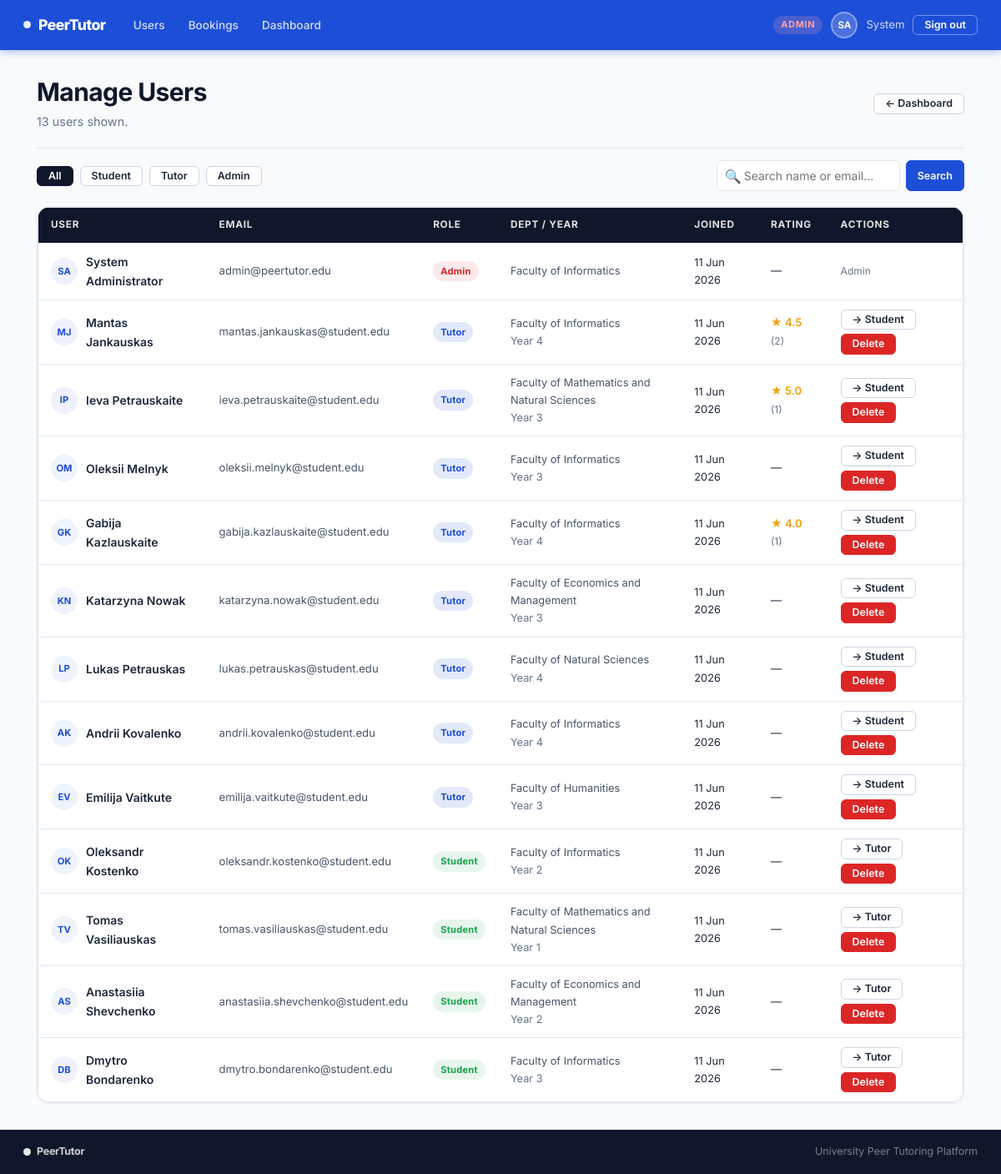
The page /admin/users.php (signed in) on the database its author committed.
### tables this page shows
CREATE TABLE IF NOT EXISTS users (
    user_id       INT UNSIGNED     AUTO_INCREMENT PRIMARY KEY,
    name          VARCHAR(120)     NOT NULL,
    email         VARCHAR(180)     NOT NULL UNIQUE,
    password      VARCHAR(255)     NOT NULL,
    role          ENUM('student','tutor','admin') NOT NULL DEFAULT 'student',
    avatar        VARCHAR(255)     DEFAULT NULL,
    phone         VARCHAR(30)      DEFAULT NULL,
    department    VARCHAR(120)     DEFAULT NULL,
    year_of_study VARCHAR(40)      DEFAULT NULL,
    bio           TEXT             DEFAULT NULL,
    created_at    DATETIME         NOT NULL DEFAULT CURRENT_TIMESTAMP,
    updated_at    DATETIME         NOT NULL DEFAULT CURRENT_TIMESTAMP
                                   ON UPDATE CURRENT_TIMESTAMP
);

CREATE TABLE IF NOT EXISTS tutors (
    tutor_id          INT UNSIGNED     AUTO_INCREMENT PRIMARY KEY,
    user_id           INT UNSIGNED     NOT NULL UNIQUE,
    bio               TEXT,
    availability_note VARCHAR(255)     DEFAULT NULL,
    avg_rating        DECIMAL(3,2)     NOT NULL DEFAULT 0.00,
    rating_count      INT UNSIGNED     NOT NULL DEFAULT 0,
    is_available      TINYINT(1)       NOT NULL DEFAULT 1,
    created_at        DATETIME         NOT NULL DEFAULT CURRENT_TIMESTAMP,
    updated_at        DATETIME         NOT NULL DEFAULT CURRENT_TIMESTAMP
                                       ON UPDATE CURRENT_TIMESTAMP,
    CONSTRAINT fk_tutor_user
        FOREIGN KEY (user_id) REFERENCES users(user_id)
        ON DELETE CASCADE
);

### includes/auth_guard.php (called while the page is built, shortened)
<?php
function current_user(): array {
    return [
        'id'   => $_SESSION['user_id']   ?? null,
        'name' => $_SESSION['user_name'] ?? '',
        'role' => $_SESSION['role']      ?? '',
        'email'=> $_SESSION['email']     ?? '',
    ];
}

### includes/upload_helper.php (called while the page is built, shortened)
<?php
function avatar_url(?string $filename): string {
    return '';
}

### admin/users.php (the view, shortened to what this page needs)
<?php
require_once __DIR__ . '/../includes/auth_guard.php';
require_once __DIR__ . '/../includes/upload_helper.php';
$pdo = db();
$role   = $_GET['role'] ?? 'all';
$search = trim($_GET['q'] ?? '');
$valid_roles = ['all','student','tutor','admin'];
$where = []; $params = [];
$where_sql = $where ? 'WHERE ' . implode(' AND ', $where) : '';
$users = $pdo->prepare("
    SELECT u.*, t.avg_rating, t.rating_count, t.is_available, t.tutor_id
    FROM users u
    LEFT JOIN tutors t ON t.user_id = u.user_id
    $where_sql
    ORDER BY u.created_at DESC
");
$users->execute($params);
$all = $users->fetchAll();
include __DIR__ . '/../includes/header.php';
?>
<div class="page-header section-row">
  <div>
    <h1>Manage Users</h1>
    <p><?= count($all) ?> user<?= count($all)!=1?'s':'' ?> shown.</p>
  </div>
  <a href="/peer-tutoring/admin/dashboard.php" class="btn btn-outline-dark btn-sm">← Dashboard</a>
</div>
<div style="display:flex;gap:8px;margin-bottom:18px;flex-wrap:wrap;align-items:center;">
  <?php foreach ($valid_roles as $r): ?>
    <a href="?role=<?=$r?><?= $search?"&q=".urlencode($search):'' ?>"
       class="btn btn-sm <?= $role===$r?'btn-secondary':'btn-outline-dark' ?>"><?= ucfirst($r) ?></a>
  <?php endforeach; ?>
  <form method="GET" style="display:flex;gap:7px;margin-left:auto;">
    <div class="search-input-wrap" style="position:relative;">
      <span class="search-icon" style="position:absolute;left:10px;top:50%;transform:translateY(-50%);color:var(--text-400);">🔍</span>
      <input type="text" name="q" value="<?= htmlspecialchars($search) ?>" class="form-control"
             style="padding-left:32px;width:220px;" placeholder="Search name or email…">
    </div>
    <button class="btn btn-primary btn-sm">Search</button>
  </form>
</div>
<?php if (empty($all)): ?>
  <div class="empty-state"><div class="empty-icon">👥</div><p>No users found.</p></div>
<?php else: ?>
<div class="card">
  <div class="table-wrap">
    <table>
      <thead><tr><th>User</th><th>Email</th><th>Role</th><th>Dept / Year</th><th>Joined</th><th>Rating</th><th>Actions</th></tr></thead>
      <tbody>
        <?php foreach ($all as $u):
          $tav = avatar_url($u['avatar']);
          $tin = strtoupper(implode('', array_map(fn($p)=>$p[0], array_filter(explode(' ', $u['name'])))));
          $tin = substr($tin,0,2);
        ?>
        <tr>
          <td>
            <div style="display:flex;align-items:center;gap:10px;">
              <div style="width:32px;height:32px;border-radius:50%;background:var(--blue-subtle);color:var(--blue);font-size:.7rem;font-weight:700;display:flex;align-items:center;justify-content:center;overflow:hidden;flex-shrink:0;">
                <?php if ($tav): ?><img src="<?= $tav ?>" style="width:100%;height:100%;object-fit:cover;"><?php else: ?><?= htmlspecialchars($tin) ?><?php endif; ?>
              </div>
              <span style="font-weight:600;font-size:.875rem;"><?= htmlspecialchars($u['name']) ?></span>
            </div>
          </td>
          <td style="font-size:.82rem;color:var(--text-500);"><?= htmlspecialchars($u['email']) ?></td>
          <td>
            <span class="badge" style="<?= match($u['role']){
              'admin'   => 'background:var(--red-bg);color:var(--red);',
              'tutor'   => 'background:var(--blue-glow);color:var(--blue);',
              default   => 'background:var(--green-bg);color:var(--green);'
            } ?>"><?= $u['role'] ?></span>
          </td>
          <td style="font-size:.8rem;color:var(--text-500);">
            <?= $u['department'] ? htmlspecialchars($u['department']) : '—' ?>
            <?= $u['year_of_study'] ? '<br><span style="color:var(--text-400);">'.htmlspecialchars($u['year_of_study']).'</span>' : '' ?>
          </td>
          <td style="font-size:.8rem;"><?= date('j M Y', strtotime($u['created_at'])) ?></td>
          <td style="font-size:.82rem;">
            <?php if ($u['role']==='tutor' && $u['avg_rating'] > 0): ?>
              <span style="color:#f59e0b;font-weight:600;">★ <?= number_format($u['avg_rating'],1) ?></span>
              <span style="color:var(--text-400);font-size:.75rem;">(<?= (int)$u['rating_count'] ?>)</span>
            <?php else: ?>—<?php endif; ?>
          </td>
          <td>
            <div style="display:flex;gap:5px;flex-wrap:wrap;">
              <?php if ($u['role'] !== 'admin'): ?>
                <form method="POST" style="display:inline;">
                  <button class="btn btn-sm btn-outline-dark"><?= $u['role']==='student'?'→ Tutor':'→ Student' ?></button>
                </form>
                <form method="POST" style="display:inline;" onsubmit="return confirm('Delete <?= htmlspecialchars(addslashes($u['name'])) ?>? This cannot be undone.');">
                  <button class="btn btn-sm btn-danger">Delete</button>
                </form>
              <?php else: ?><span style="font-size:.75rem;color:var(--text-400);">Admin</span><?php endif; ?>
            </div>
          </td>
        </tr>
        <?php endforeach; ?>
      </tbody>
    </table>
  </div>
</div>
<?php endif; ?>
<?php include __DIR__ . '/../includes/footer.php'; ?>

### includes/header.php (shortened to what this page needs)
<?php
require_once __DIR__ . '/auth_guard.php';
require_once __DIR__ . '/upload_helper.php';
$user = current_user();
function is_active(string $path): string {
    return str_contains($_SERVER['REQUEST_URI'], $path) ? 'active' : '';
}
?>
<!DOCTYPE html>
<html lang="en">
<head>
<link rel="stylesheet" href="/peer-tutoring/assets/css/main.css">
</head>
<body>
<nav class="navbar">
  <a href="/peer-tutoring/index.php" class="nav-brand">
    <span class="brand-dot"></span>PeerTutor
  </a>
  <ul class="nav-links">
    <?php if ($user['role'] === 'student'): ?>
      <li><a href="/peer-tutoring/student/search.php"    class="<?= is_active('search') ?>">Find Tutors</a></li>
      <li><a href="/peer-tutoring/student/history.php"   class="<?= is_active('history') ?>">My Sessions</a></li>
      <li><a href="/peer-tutoring/student/dashboard.php" class="<?= is_active('dashboard') ?>">Dashboard</a></li>
    <?php elseif ($user['role'] === 'admin'): ?>
      <li><a href="/peer-tutoring/admin/users.php"    class="<?= is_active('users') ?>">Users</a></li>
      <li><a href="/peer-tutoring/admin/bookings.php" class="<?= is_active('bookings') ?>">Bookings</a></li>
      <li><a href="/peer-tutoring/admin/dashboard.php" class="<?= is_active('dashboard') ?>">Dashboard</a></li>
    <?php endif; ?>
  </ul>
  <div class="nav-actions">
    <?php if ($user['id']): ?>
      <span class="nav-role-badge nav-role-<?= $user['role'] ?>"><?= ucfirst($user['role']) ?></span>
      <?php
        $av_url = avatar_url($_SESSION['avatar'] ?? null);
        $initials = implode('', array_map(fn($p)=>strtoupper($p[0]), array_filter(explode(' ', $user['name']))));
        $initials = substr($initials, 0, 2);
        $profile_link = match($user['role']) {
            'student' => '/peer-tutoring/student/profile.php',
            'tutor'   => '/peer-tutoring/tutor/profile.php',
            default   => '#'
        };
      ?>
      <a href="<?= $profile_link ?>" class="nav-avatar" title="My Profile">
        <?php if ($av_url): ?>
          <img src="<?= $av_url ?>" alt="<?= htmlspecialchars($user['name']) ?>">
        <?php else: ?>
          <span><?= htmlspecialchars($initials) ?></span>
        <?php endif; ?>
      </a>
      <span class="nav-username"><?= htmlspecialchars(explode(' ', $user['name'])[0]) ?></span>
      <a href="/peer-tutoring/auth/logout.php" class="btn btn-sm btn-outline">Sign out</a>
    <?php else: ?>
      <a href="/peer-tutoring/auth/login.php"    class="btn btn-sm btn-outline">Log in</a>
      <a href="/peer-tutoring/auth/register.php" class="btn btn-sm" style="background:#fff;color:var(--blue);font-weight:700;border-color:#fff;">Register</a>
    <?php endif; ?>
  </div>
</nav>
<main class="main-content">

### rows shown on the page
users: role "ADMIN", name "SA", name "System", name "System Administrator", email "admin@peertutor.edu", role "Admin", department "Faculty of Informatics", created_at "11 Jun 2026"
tutors: user.name "MJ", user.name "Mantas Jankauskas", user.email "mantas.jankauskas@student.edu", user.role "Tutor", user.department "Faculty of Informatics", user.year_of_study "Year 4", user.created_at "11 Jun 2026", avg_rating "4.5", rating_count "2", shows "→ Student"
tutors: user.name "IP", user.name "Ieva Petrauskaite", user.email "ieva.petrauskaite@student.edu", user.role "Tutor", user.department "Faculty of Mathematics and Natural Sciences", user.year_of_study "Year 3", user.created_at "11 Jun 2026", avg_rating "5.0", rating_count "1", shows "→ Student"
tutors: user.name "OM", user.name "Oleksii Melnyk", user.email "oleksii.melnyk@student.edu", user.role "Tutor", user.department "Faculty of Informatics", user.year_of_study "Year 3", user.created_at "11 Jun 2026", shows "→ Student"
tutors: user.name "GK", user.name "Gabija Kazlauskaite", user.email "gabija.kazlauskaite@student.edu", user.role "Tutor", user.department "Faculty of Informatics", user.year_of_study "Year 4", user.created_at "11 Jun 2026", avg_rating "4.0", rating_count "1", shows "→ Student"
tutors: user.name "KN", user.name "Katarzyna Nowak", user.email "katarzyna.nowak@student.edu", user.role "Tutor", user.department "Faculty of Economics and Management", user.year_of_study "Year 3", user.created_at "11 Jun 2026", shows "→ Student"
tutors: user.name "LP", user.name "Lukas Petrauskas", user.email "lukas.petrauskas@student.edu", user.role "Tutor", user.department "Faculty of Natural Sciences", user.year_of_study "Year 4", user.created_at "11 Jun 2026", shows "→ Student"
tutors: user.name "AK", user.name "Andrii Kovalenko", user.email "andrii.kovalenko@student.edu", user.role "Tutor", user.department "Faculty of Informatics", user.year_of_study "Year 4", user.created_at "11 Jun 2026", shows "→ Student"
tutors: user.name "EV", user.name "Emilija Vaitkute", user.email "emilija.vaitkute@student.edu", user.role "Tutor", user.department "Faculty of Humanities", user.year_of_study "Year 3", user.created_at "11 Jun 2026", shows "→ Student"
users: name "OK", name "Oleksandr Kostenko", email "oleksandr.kostenko@student.edu", role "Student", department "Faculty of Informatics", year_of_study "Year 2", created_at "11 Jun 2026", shows "→ Tutor"
users: name "TV", name "Tomas Vasiliauskas", email "tomas.vasiliauskas@student.edu", role "Student", department "Faculty of Mathematics and Natural Sciences", year_of_study "Year 1", created_at "11 Jun 2026", shows "→ Tutor"
users: name "AS", name "Anastasiia Shevchenko", email "anastasiia.shevchenko@student.edu", role "Student", department "Faculty of Economics and Management", year_of_study "Year 2", created_at "11 Jun 2026", shows "→ Tutor"
users: name "DB", name "Dmytro Bondarenko", email "dmytro.bondarenko@student.edu", role "Student", department "Faculty of Informatics", year_of_study "Year 3", created_at "11 Jun 2026", shows "→ Tutor"

### other values the page prints
count($all) "13"
$r "All"
$r "Student"
$r "Tutor"
$r "Admin"
